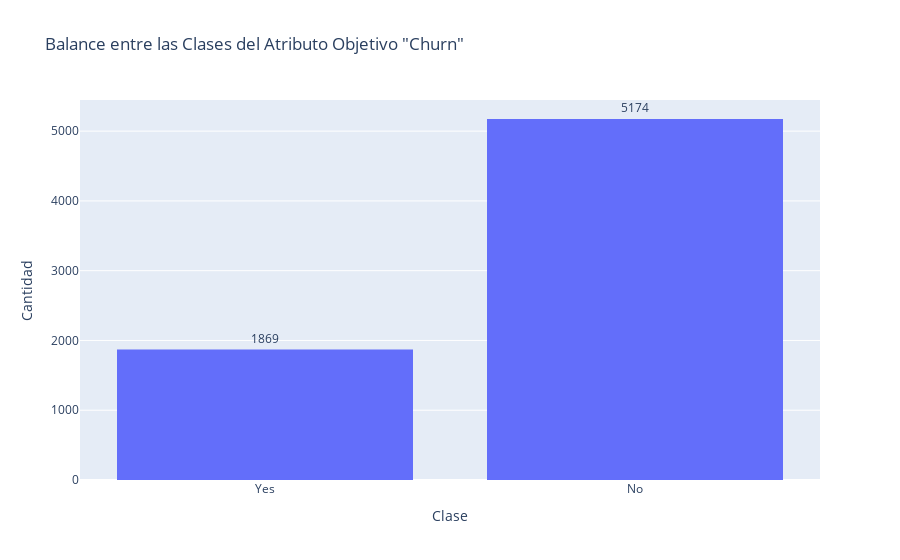

Here is the notebook cell this chart was saved with:
### Code cell
fig = px.histogram(df, x=df['Churn'].value_counts().index, y=df['Churn'].value_counts().values,title='Balance entre las Clases del Atributo Objetivo "Churn"')
fig.update_traces(texttemplate='%{y}', textposition='outside')
fig.update_xaxes(categoryorder='total ascending')

fig.update_layout(
    xaxis_title='Clase',
    yaxis_title='Cantidad',
    showlegend=False
)
fig.show()

### Figure 1 — Plotly figure (JSON) as saved in the notebook; plotly's stock layout.template omitted (floating-point values rounded to 4 significant figures)
{"data": [{"alignmentgroup": "True", "bingroup": "x", "histfunc": "sum", "hovertemplate": "x=%{x}<br>sum of y=%{y}<extra></extra>", "legendgroup": "", "marker": {"color": "#636efa", "pattern": {"shape": ""}}, "name": "", "offsetgroup": "", "orientation": "v", "showlegend": false, "textposition": "outside", "texttemplate": "%{y}", "type": "histogram", "x": ["No", "Yes"], "xaxis": "x", "y": [5174, 1869], "yaxis": "y"}], "layout": {"barmode": "relative", "legend": {"tracegroupgap": 0}, "showlegend": false, "title": {"text": "Balance entre las Clases del Atributo Objetivo \"Churn\""}, "xaxis": {"anchor": "y", "categoryorder": "total ascending", "domain": [0, 1], "title": {"text": "Clase"}}, "yaxis": {"anchor": "x", "domain": [0, 1], "title": {"text": "Cantidad"}}}}
